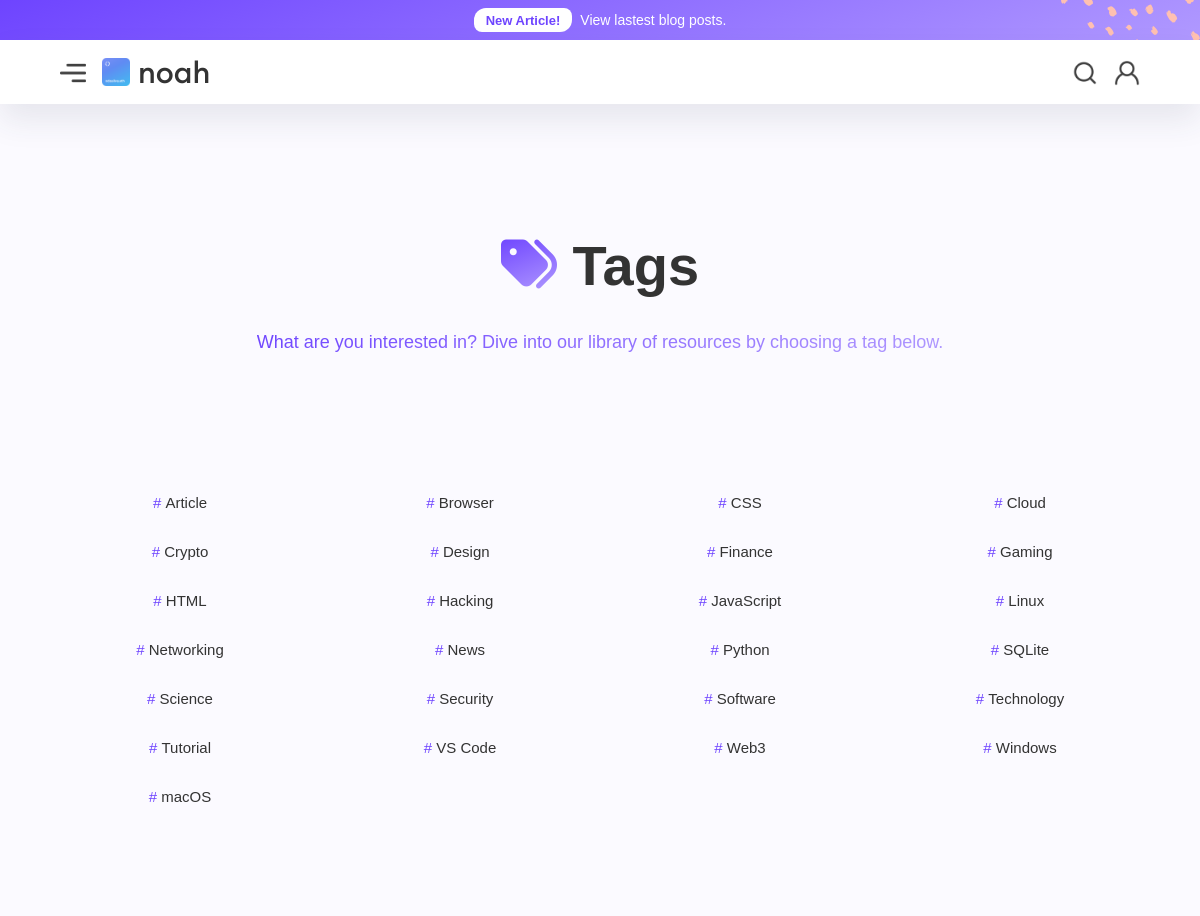
Page /tags/ (upper part) on the earlier database version.
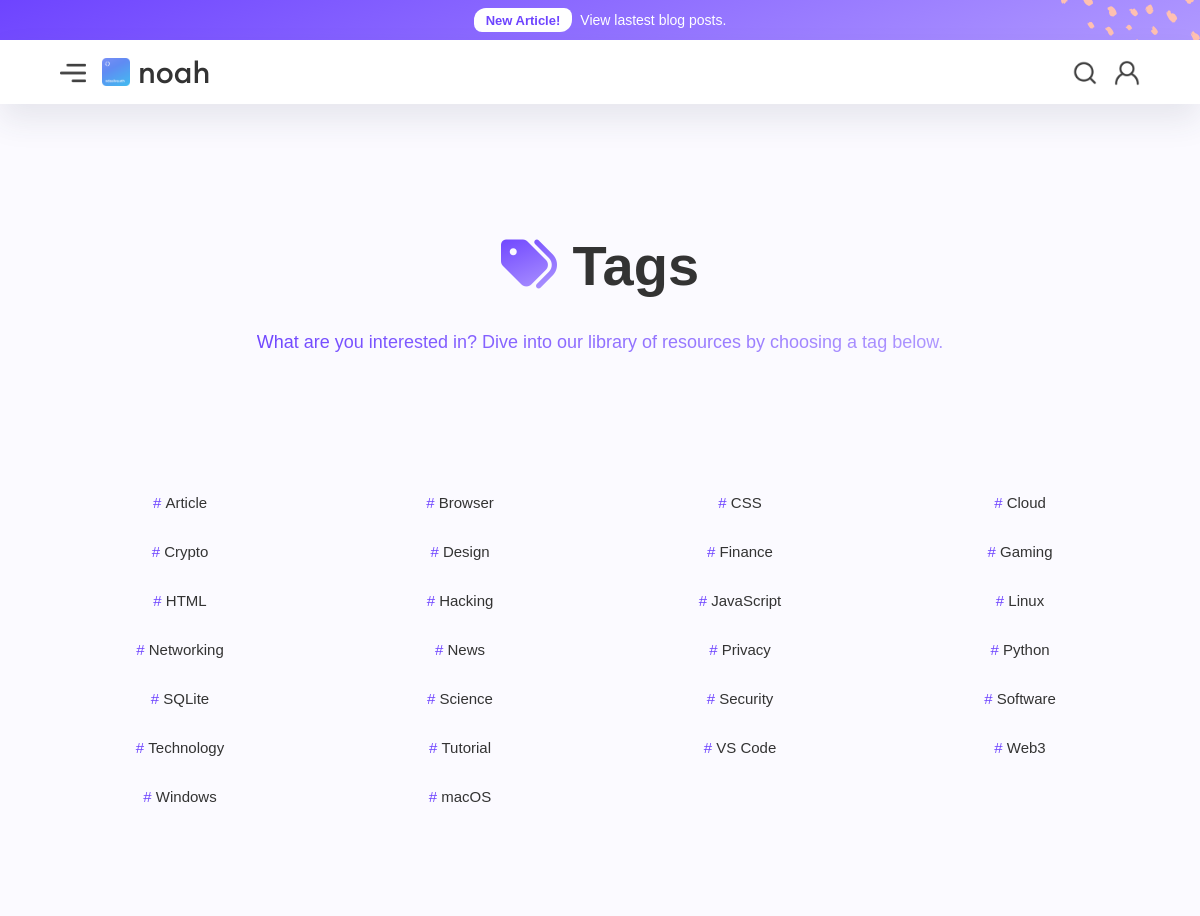
Same page on the later database version.
### blog/models.py (models this page shows, shortened)
class Tag(models.Model):
    name = models.CharField(max_length=64, unique=True)
    slug = models.SlugField(max_length=64, unique=True, null=True, blank=True)
    special = models.CharField(max_length=2, default='#')
    description = models.TextField(max_length=512, default='Tag description.')
    class Meta:
        ordering = ['name']

### blog/views.py (the view)
# urls.py: path('tags/', TagsView.as_view(), name="tags"),
class TagsView(ListView):
    model = Tag
    template_name = 'tags.html'
    def filter_by_title(self):
        my_filter = PostFilter(self.request.GET, queryset=Post.objects.all())
        return my_filter
    def get_context_data(self, **kwargs):
        context = super(TagsView, self).get_context_data(**kwargs)
        context['post_list'] = self.filter_by_title().qs
        context['tag_list'] = Tag.objects.all()
        context['my_filter'] = self.filter_by_title()
        return context

### blog/models.py (called while the page is built)
    def get_tags(self):
        return self.tags.replace('[', '').replace(']', '').replace('\'', '').split(', ')

### blog/templates/tags.html (shortened to what this page needs)
{% extends 'base.html' %} {% load static %} {% load widget_tweaks %}  {% block content %}
<div class="hero-section wf-section">
  <div class="default-section-content">
    <div class="w-layout-grid hero-title-grid no-margin">
      <h1><span class="gradient-span fa900solid-span"></span> Tags</h1>
      <h2
        id="w-node-_436c44ce-9df1-9882-c4d4-b3ec2a7b2789-774ef4fc"
        class="hero-paragraph no-margin"
      >
        <span class="gradient-span"
          >What are you interested in? Dive into our library of resources by
          choosing a tag below.</span
        >
      </h2>
    </div>
  </div>
</div>
<div class="default-section wf-section">
  <div class="default-section-content">
    <div class="w-layout-grid tag-grid">
      {% for tag in tag_list %}
      <a href="{% url 'tag-detail' tag.slug %}" class="tag-link w-inline-block">
        <div class="tag-block">
          <div class="tag-purple"># </div>
          <div class="tag">{{ tag.name }}</div>
        </div>
      </a>
      {% endfor %}
    </div>
  </div>
</div>
<div class="default-section wf-section">
</div>
{% endblock %}

Differences in the rows shown:
added Tag: name "Privacy"
